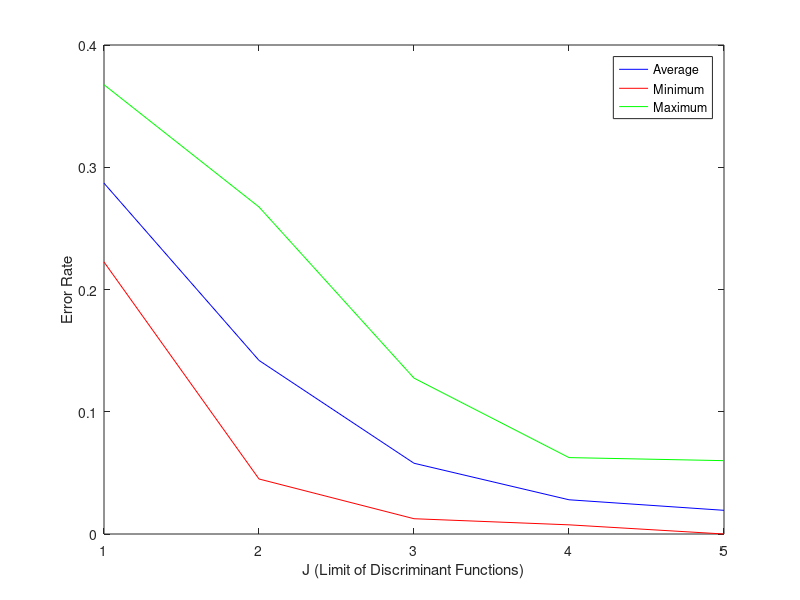

Recreate this plot in MATLAB.
load 4_3_graphs/4_3_error_summary1.mat

disp(error_summary);

x = [1,2,3,4,5];

%avg
y = error_summary(:, 1)';
plot(x,y,'b');
hold on

% min
y = error_summary(:, 2)';
plot(x,y,'r');
hold on

%max
y = error_summary(:, 3)';
plot(x,y,'g');

legend({'Average','Minimum', 'Maximum'});
xlabel('J (Limit of Discriminant Functions)');
ylabel('Error Rate');
print('error_graph1.png');

%standard deviation
% y = error_summary(:, 4)';
% plot(x,y,'b');
% xlabel('J (Limit of Discriminant Functions)');
% ylabel('Standard Deviation');
% print('std_dev_error.png');


pause;